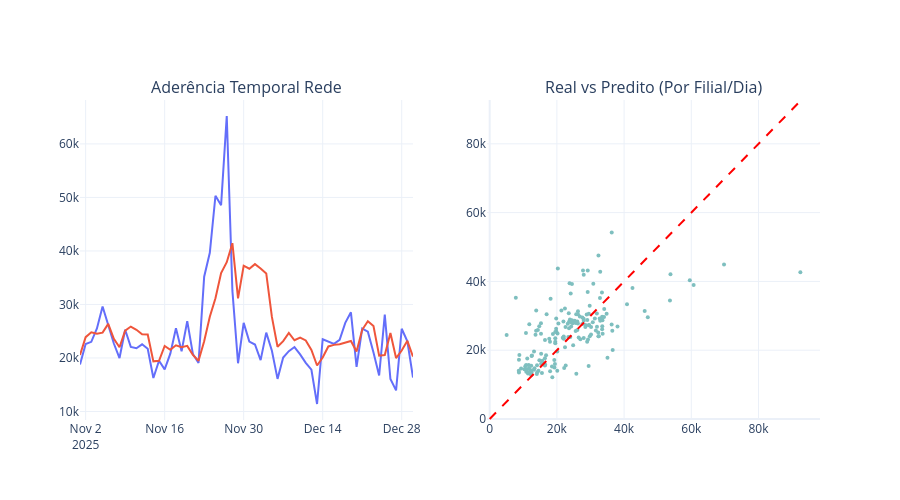

This figure's notebook cell:
### Code cell
filiais_plot = [1848, 1500, 1782]
df_plot_rf = df_resultado_rf[df_resultado_rf['codigo_filial'].isin(filiais_plot)]
plotar_analise_global(df_plot_rf)
